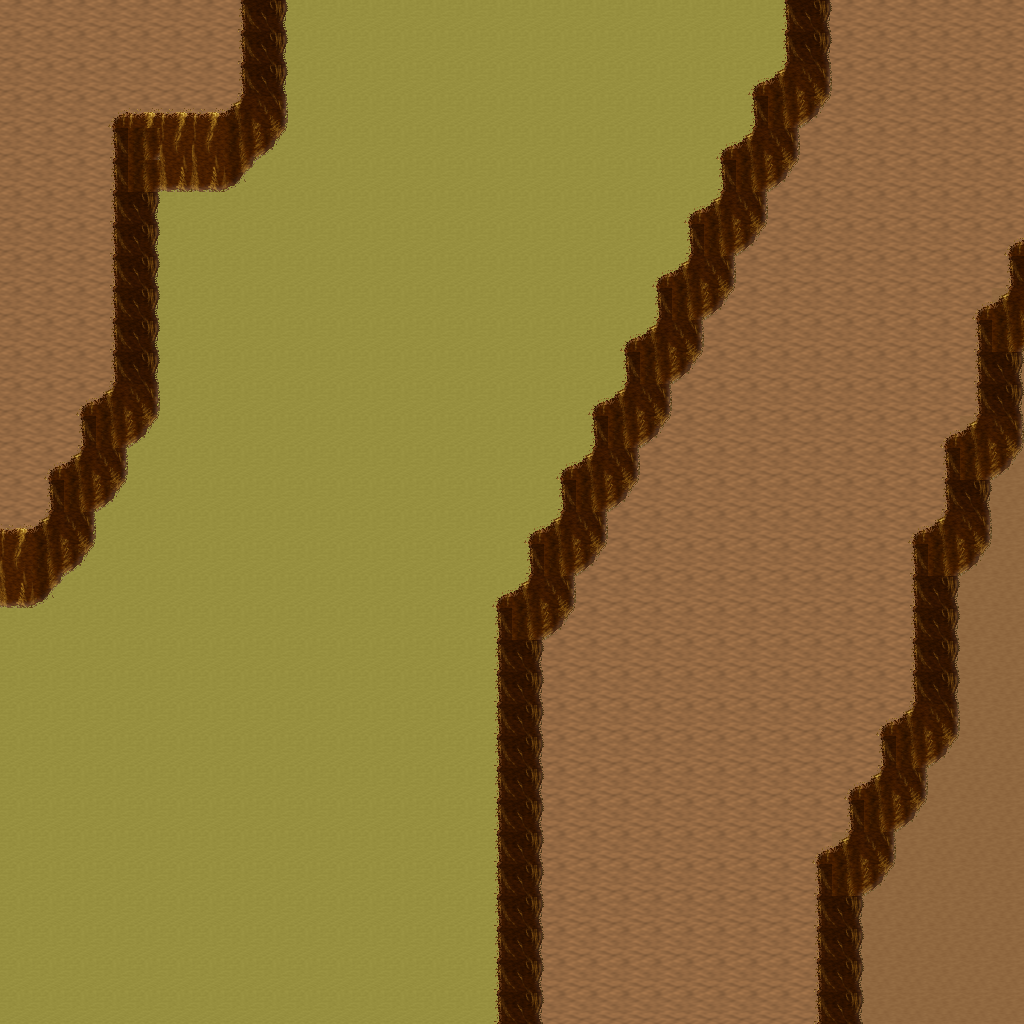

A level layout from a 2D game, rendered from its tile map. Below: a short description, then the map file with tile-grid data replaced by summaries:
An orthogonal 32x32 tile map with 32x32 px tiles, 5 tile layers (Ground, Objects, Objects2, Above, ...), 1 hidden layer not drawn, 8 tilesets.

<map version="1.10" tiledversion="1.11.0" orientation="orthogonal" renderorder="right-down" width="32" height="32" tilewidth="32" tileheight="32" infinite="0" nextlayerid="11" nextobjectid="1">
 <tileset firstgid="1" name="logic_collision" tilewidth="32" tileheight="32" tilecount="1" columns="1">
  <image source="../drawable/logic_collision.png" width="32" height="32" />
 </tileset>
 <tileset firstgid="2" name="ground_ground" tilewidth="32" tileheight="32" tilecount="33" columns="3">
  <image source="../drawable/ground_ground.png" width="96" height="352" />
 </tileset>
 <tileset firstgid="35" name="ground_ridge_earth_pale" tilewidth="32" tileheight="32" tilecount="96" columns="12">
  <image source="../drawable/ground_ridge_earth_pale.png" width="384" height="256" />
 </tileset>
 <tileset firstgid="131" name="ground_ridge_earth_dark" tilewidth="32" tileheight="32" tilecount="96" columns="12">
  <image source="../drawable/ground_ridge_earth_dark.png" width="384" height="256" />
 </tileset>
 <tileset firstgid="227" name="terrain_desert" tilewidth="32" tileheight="32" tilecount="88" columns="8">
  <image source="../drawable/terrain_desert.png" width="256" height="352" />
 </tileset>
 <tileset firstgid="315" name="plant_tree_tree_darkgreen" tilewidth="32" tileheight="32" tilecount="88" columns="8">
  <image source="../drawable/plant_tree_tree_darkgreen.png" width="256" height="352" />
 </tileset>
 <tileset firstgid="403" name="ground_sand_2" tilewidth="32" tileheight="32" tilecount="15" columns="5">
  <image source="../drawable/ground_sand_2.png" width="160" height="96" />
 </tileset>
 <tileset firstgid="418" name="plant_cactus_2" tilewidth="32" tileheight="32" tilecount="10" columns="5">
  <image source="../drawable/plant_cactus_2.png" width="160" height="64" />
 </tileset>
 <layer id="1" name="Ground" width="32" height="32">
  <data>[1024 cells, 1024 non-empty, 3 distinct tile ids]</data>
 </layer>
 <layer id="2" name="Objects" width="32" height="32">
  <data>[1024 cells, 195 non-empty, 11 distinct tile ids]</data>
 </layer>
 <layer id="3" name="Objects2" width="32" height="32">
  <data>[1024 cells, 0 non-empty, 0 distinct tile ids]</data>
 </layer>
 <layer id="4" name="Above" width="32" height="32">
  <data>[1024 cells, 0 non-empty, 0 distinct tile ids]</data>
 </layer>
 <layer id="5" name="Above2" width="32" height="32">
  <data>[1024 cells, 0 non-empty, 0 distinct tile ids]</data>
 </layer>
 <layer id="6" name="Walkable" width="32" height="32" visible="0">
  <data>[1024 cells, 98 non-empty, 1 distinct tile ids]</data>
 </layer>
 <objectgroup id="7" name="Mapevents" />
 <objectgroup id="8" name="Spawn" />
 <objectgroup id="9" name="Keys" />
 <objectgroup id="10" name="Replace" />
</map>
